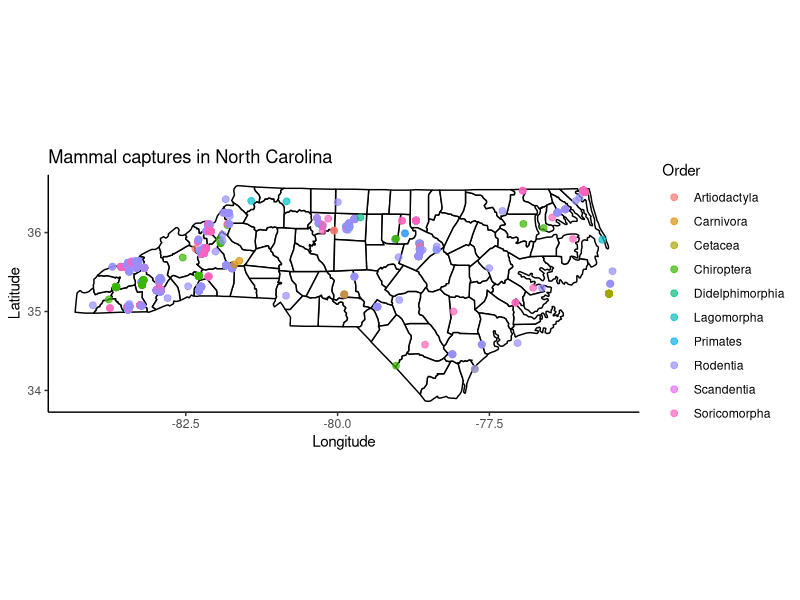

Source code (R):
# Map building in RStudio

# ---------------------------------------------------------------------------- #
## OBJECTIVES:
# 1. Understand when and why we may want to use R to build maps
# 2. Understand that there are many different ways to map spatial data within RStudio framework
# 3. Use packages such as maps and ggplot to map spatial data 
# 4. To learn how to find and import environmental spatial data sets


# MAPPING SPECIMEN OCCURRENCE DATA ------------------------------------------

# In this section, we are going to learn how to find and plot mammal occurrence
# data from North Carolina. First, we need to find a dataset to download. 

# To find an appropriate dataset, I queried the opensource museum data sharing
# platform Arctos (arctos.org) to gather mammal records North Carolina.
# Here is the link to the website: https://arctos.database.museum/

# It is free to make an account and search+download records, but I shared a csv 
# file in the the email I sent out for those who do not have an account already 
# made. 

# To filter the records, I specified "Mammalia" in the "Any taxon, ID, common name"
# box within the Identification field, and "North Carolina" in the "state_prov" 
# within the Place field

# Once we have the csv file saved in our UNCG_DataWrangling folder on our 
# desktops, we will need to begin cleaning the file to make it easier to work with

# LOAD REQUIRED PACKAGES
library(tidyverse)
library(ggplot2)
library(maps)
library(sf)
library(dplyr)

# Read in the data
mammal_data <- read.csv("NC_mamm_data.csv")

# Check data
colnames(mammal_data)
unique(mammal_data$locality) #238 unique localities
unique(mammal_data$genus) #50 unique genera
unique(mammal_data$order) #15 unique orders - for the sake of this assignment, we will plot specimens groupped by color 

# Remove the 'USE_LICENSE_URL' column because it is not needed for plotting
mammal_data <- mammal_data %>%
  select(-USE_LICENSE_URL)

# Rename remaining columns
colnames(mammal_data) <- c("country", "state", "locality", "date", "lat", "long", "sex", "life_stage", "genus", "order", "family")

# Clean NA values from specified columns
clean_data <- mammal_data %>%
  drop_na(long, lat, locality, genus)

# Get North Carolina county map
nc_map <- map_data("county", region = "north carolina")

# Create the combined map
ggplot() +
  geom_polygon(data = nc_map,
               aes(x = long, y = lat, group = group),
               fill = "white",
               color = "black") +
  geom_point(data = clean_data,
             aes(x = long, y = lat, color = order),
             size = 2,
             alpha = 0.7) +
  coord_fixed(1.3) +
  theme_classic() +
  labs(title = "Mammal captures in North Carolina",
       x = "Longitude",
       y = "Latitude",
       color = "Order")



# MAPPING SPECIES RICHNESS IN NORTH CAROLINA ---------------------------------
# This script calculates mammal specie richness by country and maps the result.
# Make sure to start with tidyverse package first. Let's go ahead and run that.
#-----------------------------------------------------------------------------#
# IMPORT DATA 
#-----------------------------------------------------------------------------# 
# Make sure run tidyverse before starting this section. 
library(tidyverse)
# Read in mammal occurrence data.
mammal_data <- read.csv("NC_mamm_data.csv")
